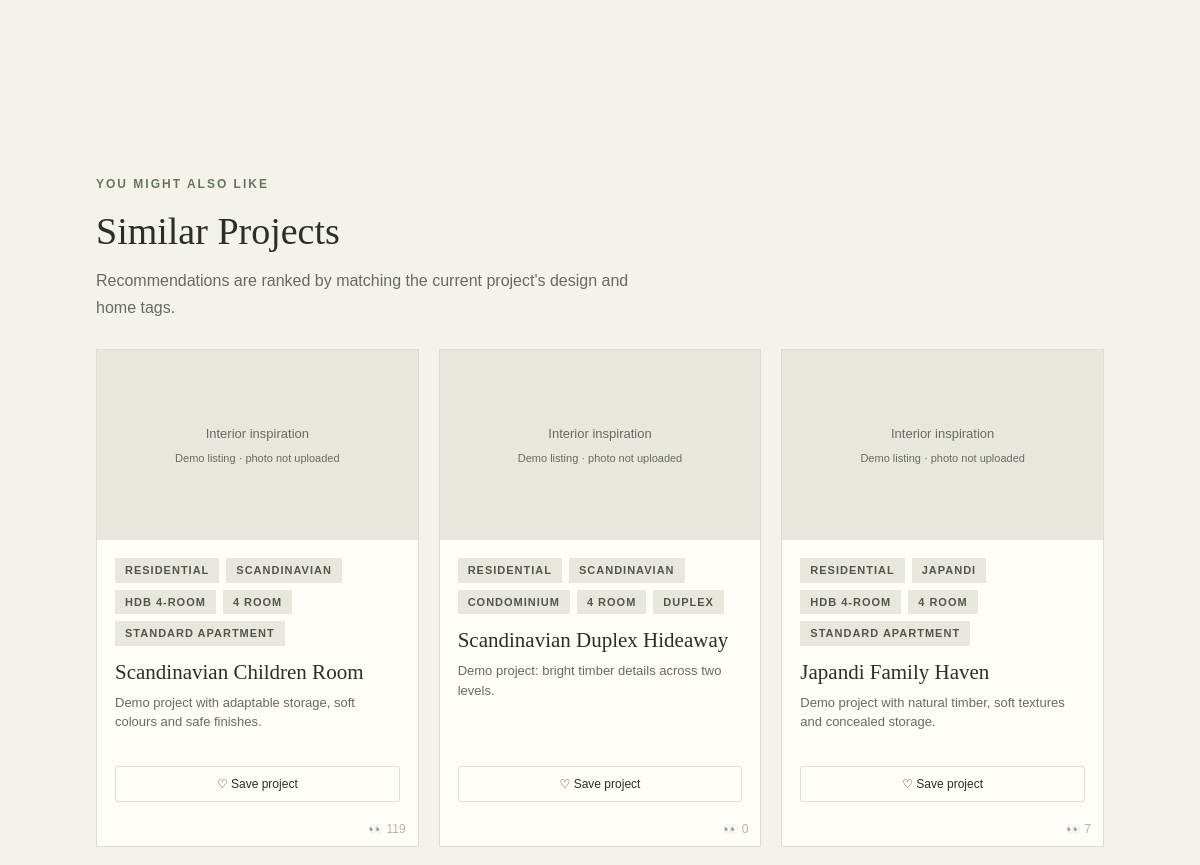
The page /idp/1 (middle part) on the database as committed earlier.
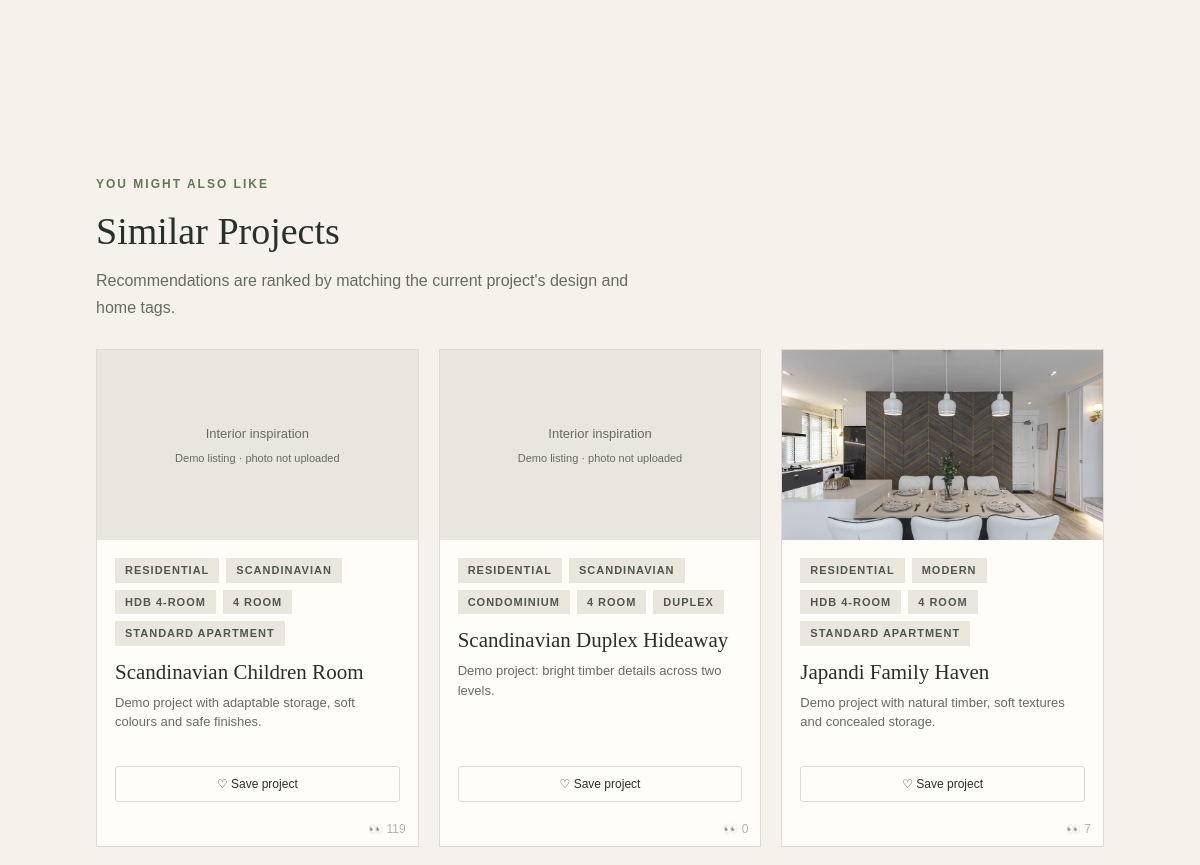
The same page on the database as committed later.
### tables this page shows
CREATE TABLE interior_design_project (
            id INTEGER PRIMARY KEY AUTOINCREMENT,
            title TEXT NOT NULL,
            description TEXT DEFAULT '',
            is_featured INTEGER DEFAULT 0,
            is_visible INTEGER DEFAULT 1,
            category TEXT DEFAULT '',
            style TEXT DEFAULT '',
            property_type TEXT DEFAULT ''
        , room_count TEXT NOT NULL DEFAULT '', apartment_type TEXT NOT NULL DEFAULT '', created_at TEXT NOT NULL DEFAULT '', updated_at TEXT NOT NULL DEFAULT '', account_key TEXT NOT NULL DEFAULT '', viewership_count INTEGER NOT NULL DEFAULT 0, shortlist_count INTEGER NOT NULL DEFAULT 0);

CREATE TABLE project_photo (
            id INTEGER PRIMARY KEY AUTOINCREMENT,
            project_id INTEGER NOT NULL,
            image_url TEXT NOT NULL,
            photo_type TEXT NOT NULL CHECK(photo_type IN ('before', 'after')),
            FOREIGN KEY (project_id) REFERENCES interior_design_project(id)
        );

### app.py (the view)
@app.route('/idp/<int:project_id>')
def idp_view(project_id):
    project = _project_svc.get(project_id)
    if not project or not project['is_visible']:
        return render_template('sites/404.html'), 404
    designer = _company_svc.get(
        project.get('account_key') or database.DEFAULT_DESIGNER_ACCOUNT
    )
    photos = _photo_svc.get_all(project_id)
    before = [p for p in photos if p['photo_type'] == 'before']
    after = [p for p in photos if p['photo_type'] == 'after']
    similar = database.get_customer_similar_projects(project_id)
    covers = {}
    for item in similar:
        item_photos = _photo_svc.get_all(item['id'])
        cover = next((p for p in item_photos if p['photo_type'] == 'after'),
                     item_photos[0] if item_photos else None)
        covers[item['id']] = cover
    return render_template('sites/idp_view.html', project=project, before=before, after=after,
                           similar=similar, covers=covers, similar_covers=covers,
                           favorite_ids=database.get_favorite_ids(current_account()),
                           designer=designer)

### app.py (called while the page is built)
def current_account():
    if 'visitor_id' not in session:
        session['visitor_id'] = uuid4().hex
    session.permanent = True
    return session.get('account_key') or ('guest:' + session['visitor_id'])

### database.py (called while the page is built)
def get_db():
    connection = sqlite3.connect(DB_PATH, factory=_DemoConnection)
    connection.row_factory = sqlite3.Row
    connection.execute('PRAGMA foreign_keys = ON')
    return connection

def get_company(account_key=DEFAULT_DESIGNER_ACCOUNT):
    with get_db() as conn:
        row = conn.execute('SELECT * FROM company_profile WHERE account_key=?', (account_key,)).fetchone()
        if row:
            return dict(row)
        conn.execute('INSERT INTO company_profile (account_key) VALUES (?)', (account_key,))
        row = conn.execute('SELECT * FROM company_profile WHERE account_key=?', (account_key,)).fetchone()
        return dict(row)

def get_project(project_id):
    with get_db() as conn:
        row = conn.execute('SELECT * FROM interior_design_project WHERE id=?',(project_id,)).fetchone()
        return dict(row) if row else None

    def get(self, account_key=DEFAULT_DESIGNER_ACCOUNT):
        return get_company(account_key)

### templates/sites/idp_view.html (shortened to what this page needs)
{% extends "master.html" %}
{% from "sites/_project_card.html" import card %}
{% block content %}
<div class="idp-view">
</div>
{% if similar %}
<section class="section demo-subsection">
    <p class="eyebrow">You might also like</p>
    <h2>Similar Projects</h2>
    <p class="section-intro">Recommendations are ranked by matching the current project's design and home tags.</p>
    <div class="project-grid">
        {% for p in similar %}
            {{ card(p,covers[p.id],p.id in favorite_ids,request.path,true) }}
        {% endfor %}
    </div>
</section>
{% endif %}
{% endblock %}

### templates/sites/_project_card.html (shortened to what this page needs)
{% macro card(p, cover, saved, next_url, show_matches=false) %}
<article class="project-card demo-project-card">
    <a class="demo-card-link" href="{{ url_for('idp_view', project_id=p.id) }}">
        {% if cover %}
            <img class="demo-card-cover" src="{{ url_for('static', filename=cover.image_url) }}" alt="Photo of {{ p.title }}">
        {% else %}
            <div class="demo-card-cover demo-cover-placeholder"><span>Interior inspiration</span><small>Demo listing · photo not uploaded</small></div>
        {% endif %}
        <div class="project-info">
            <div class="demo-tags">
                {% for tag in [p.category,p.style,p.property_type,p.room_count,p.apartment_type] if tag %}
                    <span class="tag-pill">{{ tag }}</span>
                {% endfor %}
            </div>
            <h3>{{ p.title }}</h3>
            <p class="demo-muted">{{ p.description|truncate(105) }}</p>
        </div>
    </a>
    <form class="demo-favorite-form" method="post" action="{{ url_for('toggle_favorite', project_id=p.id) }}">
        <button type="submit" class="btn-sm demo-fav-btn {{ 'is-saved' if saved else '' }}" aria-label="{{ 'Remove from favorites' if saved else 'Save to favorites' }}: {{ p.title }}">
            {{ '♥ Saved' if saved else '♡ Save project' }}
        </button>
    </form>
    <div class="counts-container">
        <p class="demo-muted viewership_count">👀 {{p.viewership_count}}</p>
    </div>
</article>
{% endmacro %}

Rows that differ between the two databases and show on the page:
changed interior_design_project "Japandi Family Haven": style "JAPANDI" → "MODERN"; no longer shows "Interior inspiration Demo listing · photo not uploaded"
